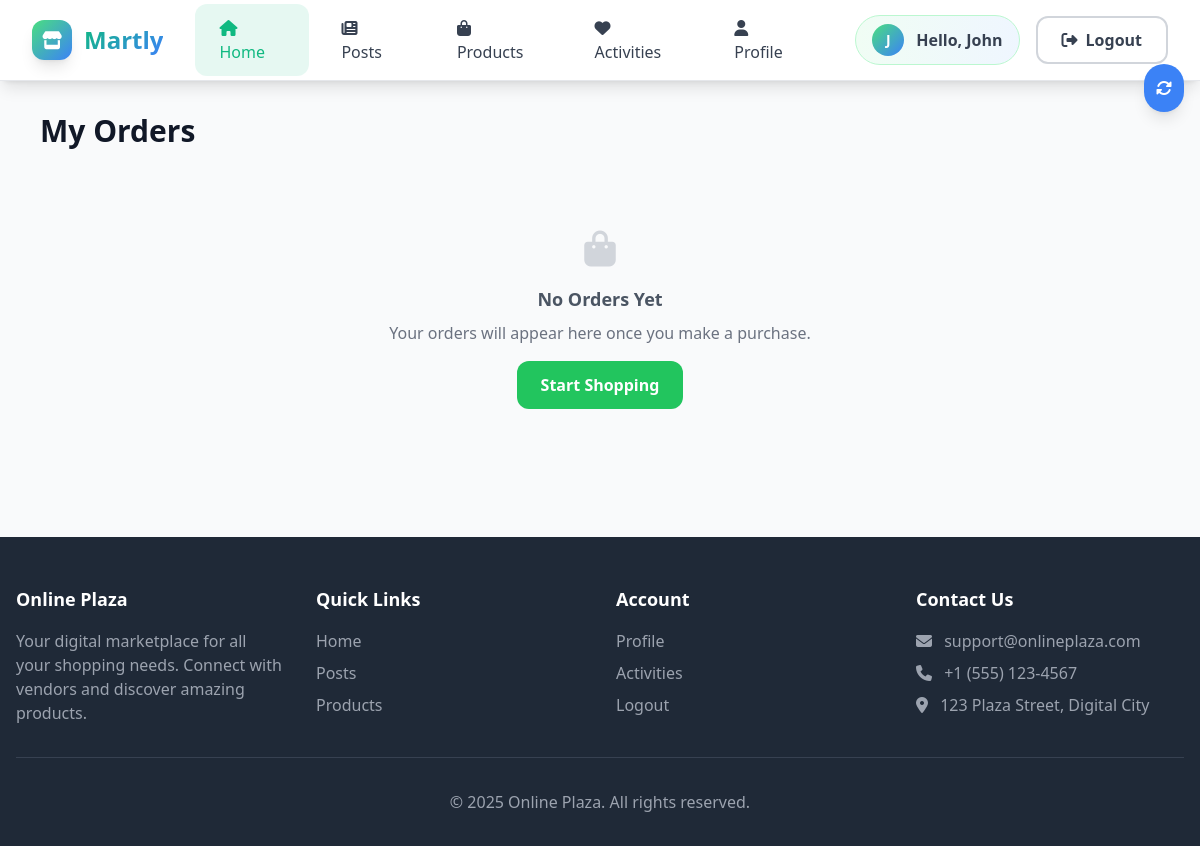
Page /orders/index.php (signed in) on the earlier database version.
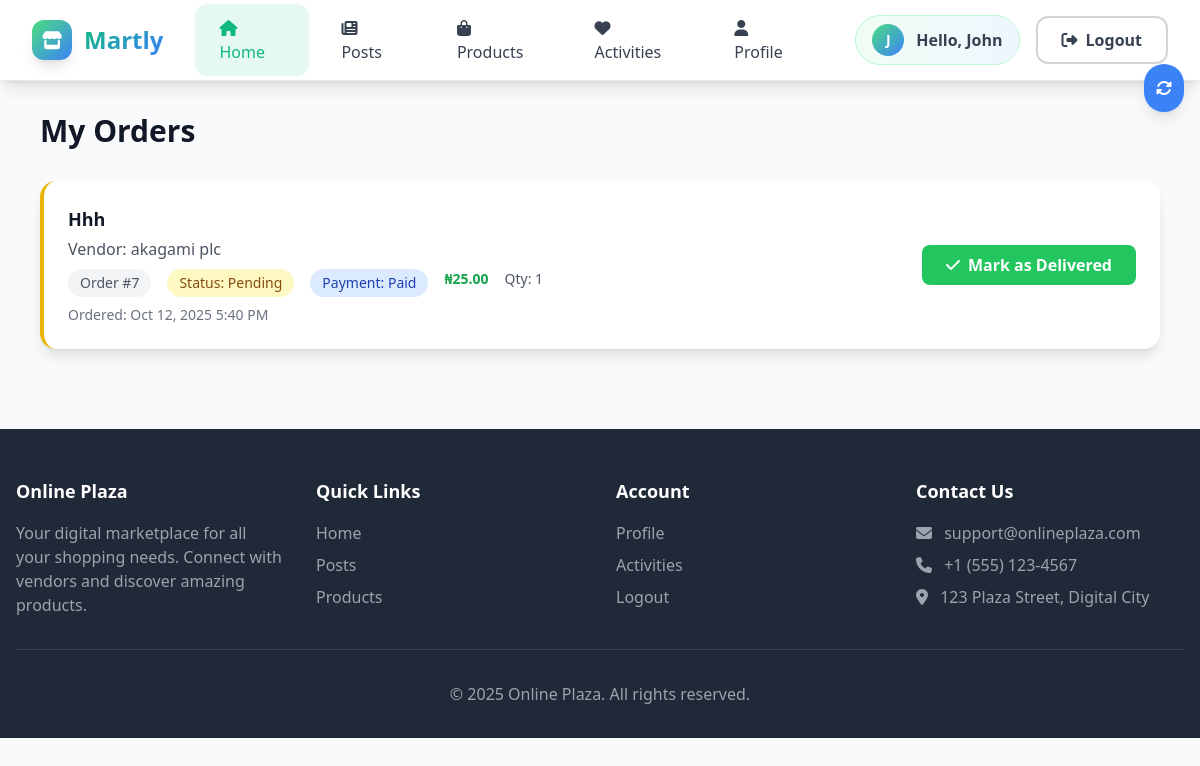
Same page on the later database version.
### tables this page shows
CREATE TABLE `orders` (
  `id` int(11) NOT NULL,
  `user_id` int(11) NOT NULL,
  `company_id` int(11) NOT NULL,
  `product_id` int(11) NOT NULL,
  `quantity` int(11) NOT NULL,
  `unit_price` decimal(10,2) DEFAULT NULL,
  `total_amount` decimal(10,2) NOT NULL,
  `status` enum('pending','paid','shipped','delivered','cancelled') DEFAULT 'pending',
  `payment_status` enum('pending','paid','released','refunded') DEFAULT 'pending',
  `created_at` timestamp NOT NULL DEFAULT current_timestamp(),
  `updated_at` timestamp NOT NULL DEFAULT current_timestamp() ON UPDATE current_timestamp()
);

CREATE TABLE `products` (
  `id` int(11) NOT NULL,
  `company_id` int(11) NOT NULL,
  `name` varchar(255) NOT NULL,
  `description` text DEFAULT NULL,
  `price` decimal(10,2) NOT NULL,
  `image_url` varchar(255) DEFAULT NULL,
  `media_filename` varchar(255) DEFAULT NULL,
  `media_type` enum('image','video') DEFAULT 'image',
  `stock_quantity` int(11) DEFAULT 0,
  `category` varchar(100) DEFAULT NULL,
  `brand` varchar(100) DEFAULT NULL,
  `weight` decimal(8,2) DEFAULT NULL,
  `dimensions` varchar(100) DEFAULT NULL,
  `color` varchar(50) DEFAULT NULL,
  `size` varchar(50) DEFAULT NULL,
  `material` varchar(100) DEFAULT NULL,
  `warranty` varchar(100) DEFAULT NULL,
  `shipping_time` varchar(50) DEFAULT NULL,
  `created_at` timestamp NOT NULL DEFAULT current_timestamp(),
  `updated_at` timestamp NOT NULL DEFAULT current_timestamp() ON UPDATE current_timestamp(),
  `platform_fee` decimal(10,2) DEFAULT 0.00,
  `net_amount` decimal(10,2) DEFAULT 0.00,
  `fee_percentage` decimal(5,2) DEFAULT 7.00
);

CREATE TABLE `companies` (
  `id` int(11) NOT NULL,
  `user_id` int(11) NOT NULL,
  `name` varchar(100) NOT NULL,
  `description` text DEFAULT NULL,
  `logo` varchar(255) DEFAULT NULL,
  `banner` varchar(255) DEFAULT NULL,
  `contact_email` varchar(100) DEFAULT NULL,
  `phone` varchar(20) DEFAULT NULL,
  `address` text DEFAULT NULL,
  `created_at` timestamp NOT NULL DEFAULT current_timestamp(),
  `updated_at` timestamp NOT NULL DEFAULT current_timestamp() ON UPDATE current_timestamp(),
  `subscription_status` enum('active','expired','pending') DEFAULT 'pending',
  `subscription_expiry` datetime DEFAULT NULL
);

### orders/index.php (the view, shortened to what the changed rows need)
<?php
require_once '../includes/config.php';
$currentUser = getCurrentUser();
$stmt = $pdo->prepare("
    SELECT o.*, p.name as product_name, p.image_url, c.name as company_name
    FROM orders o
    JOIN products p ON o.product_id = p.id
    JOIN companies c ON o.company_id = c.id
    WHERE o.user_id = ?
    ORDER BY o.created_at DESC
");
$stmt->execute([$currentUser['id']]);
$orders = $stmt->fetchAll();
require_once '../includes/header.php';
?>
<div class="max-w-6xl mx-auto px-4 py-8">
    <h1 class="text-3xl font-bold text-gray-900 mb-8">My Orders</h1>
    <?php if ($orders): ?>
        <div class="space-y-6">
            <?php foreach ($orders as $order): ?>
                <div class="bg-white rounded-2xl shadow-lg p-6 border-l-4 <?php
                                                                            echo $order['status'] === 'delivered' ? 'border-green-500' : ($order['status'] === 'shipped' ? 'border-blue-500' : 'border-yellow-500');
                                                                            ?>">
                    <div class="flex flex-col md:flex-row md:items-center md:justify-between">
                        <div class="flex items-center space-x-4 flex-1">
                            <div class="flex-1">
                                <h3 class="text-lg font-semibold text-gray-900 mb-1"><?php echo htmlspecialchars($order['product_name']); ?></h3>
                                <p class="text-gray-600 mb-2">Vendor: <?php echo htmlspecialchars($order['company_name']); ?></p>
                                <div class="flex flex-wrap gap-4 text-sm text-gray-600 mb-2">
                                    <span class="bg-gray-100 px-3 py-1 rounded-full">
                                        Order #<?php echo $order['id']; ?>
                                    </span>
                                    <span class="px-3 py-1 rounded-full <?php
                                                                        echo $order['status'] === 'delivered' ? 'bg-green-100 text-green-800' : ($order['status'] === 'shipped' ? 'bg-blue-100 text-blue-800' : ($order['status'] === 'paid' ? 'bg-purple-100 text-purple-800' : 'bg-yellow-100 text-yellow-800'));
                                                                        ?>">
                                        Status: <?php echo ucfirst($order['status']); ?>
                                    </span>
                                    <span class="px-3 py-1 rounded-full <?php
                                                                        echo $order['payment_status'] === 'released' ? 'bg-green-100 text-green-800' : ($order['payment_status'] === 'paid' ? 'bg-blue-100 text-blue-800' : 'bg-gray-100 text-gray-800');
                                                                        ?>">
                                        Payment: <?php echo ucfirst($order['payment_status']); ?>
                                    </span>
                                    <span class="text-green-600 font-bold">
                                        ₦<?php echo number_format($order['total_amount'], 2); ?>
                                    </span>
                                    <span class="text-gray-600">
                                        Qty: <?php echo $order['quantity']; ?>
                                    </span>
                                </div>
                                <p class="text-gray-500 text-sm">
                                    Ordered: <?php echo date('M j, Y g:i A', strtotime($order['created_at'])); ?>
                                </p>
                            </div>
                        </div>
                        <div class="mt-4 md:mt-0 md:ml-6">
                            <?php if ($order['payment_status'] === 'paid' || $order['status'] === 'pending'): ?>
                                <button onclick="markAsDelivered(<?php echo $order['id']; ?>)"
                                    class="bg-green-500 text-white px-6 py-2 rounded-lg hover:bg-green-600 transition font-semibold">
                                    <i class="fas fa-check mr-2"></i>Mark as Delivered
                                </button>
                            <?php elseif ($order['status'] === 'delivered'): ?>
                                <span class="text-green-600 font-semibold">
                                    <i class="fas fa-check-circle mr-2"></i>Delivered
                                </span>
                            <?php endif; ?>
                        </div>
                    </div>
                </div>
            <?php endforeach; ?>
        </div>
    <?php else: ?>
        <div class="text-center py-12">
            <i class="fas fa-shopping-bag text-4xl text-gray-300 mb-4"></i>
            <h3 class="text-lg font-semibold text-gray-600 mb-2">No Orders Yet</h3>
            <p class="text-gray-500">Your orders will appear here once you make a purchase.</p>
            <a href="/online-plaza/products/index.php" class="inline-block mt-4 bg-green-500 text-white px-6 py-3 rounded-xl hover:bg-green-600 transition duration-300 font-semibold">
                Start Shopping
            </a>
        </div>
    <?php endif; ?>
</div>
<?php require_once '../includes/footer.php'; ?>

Differences in the rows shown:
added orders: product.name "Hhh", company.name "akagami plc", id "7", status "Pending", payment_status "Paid", total_amount "25.00", quantity "1", created_at "Oct 12, 2025 5:40 PM"
Other differences:
text no longer shown: "No Orders Yet Your orders will appear here once you make a purchase. Start Shopping"
